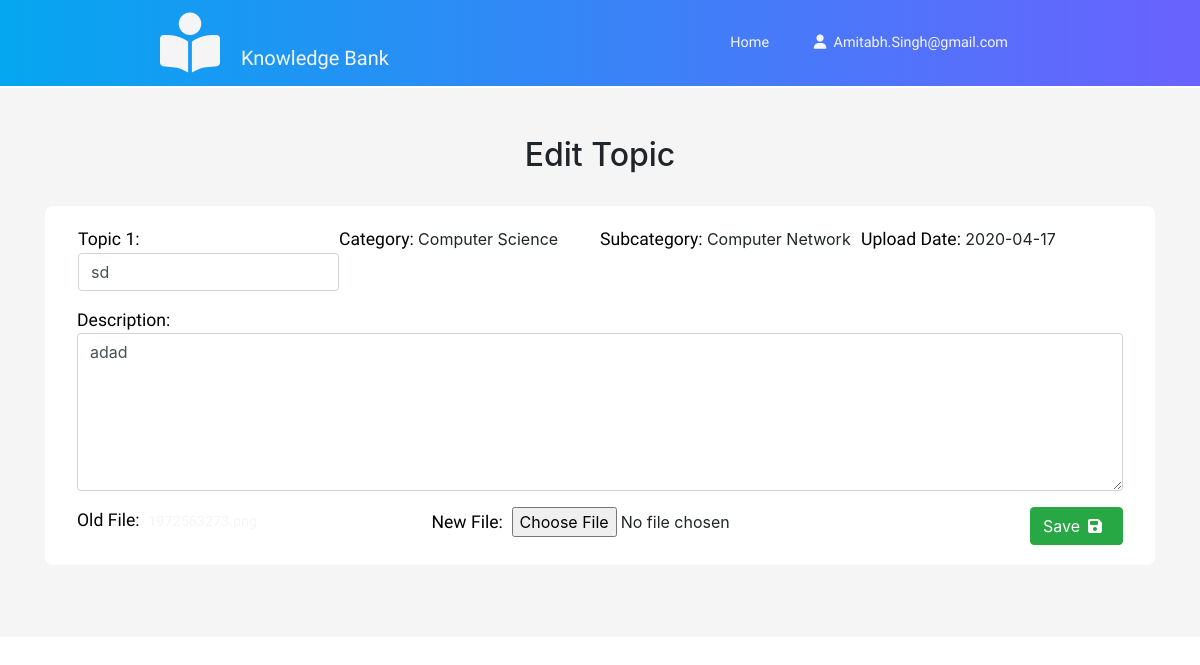
Screenshot of /f/editTopic.php?topic_id=11 (signed in) with the database file from the repository.
### tables this page shows
CREATE TABLE `tbl_topic` (
  `topic_id` int(11) NOT NULL,
  `topic_name` varchar(500) NOT NULL,
  `faculty_email` varchar(200) NOT NULL,
  `file_name` varchar(500) NOT NULL,
  `topic_upload_date` date NOT NULL,
  `topic_description` varchar(1000) NOT NULL,
  `topic_status` int(2) NOT NULL,
  `subcategory_id` int(11) NOT NULL
);

CREATE TABLE `tbl_category` (
  `category_id` int(11) NOT NULL,
  `category_name` varchar(200) NOT NULL
);

CREATE TABLE `tbl_subcategory` (
  `subcategory_id` int(11) NOT NULL,
  `subcategory_name` varchar(200) NOT NULL,
  `category_id` int(11) NOT NULL
);

### f/editTopic.php (the view, shortened to what this page needs)
<?php
$topic_id = $_REQUEST['topic_id'];
?>
<?php include './htmlmain.php'; ?>
<?php include("./dashboardNav.php"); ?>
<main>
	<section class="view-topic-area container my-5">
		<div class="main-title d-flex justify-content-center">
			<h2>Edit Topic</h2>
		</div>
		<?php
		$q = "select * from tbl_topic t,tbl_subcategory sub,tbl_category c where t.subcategory_id=sub.subcategory_id and sub.category_id=c.category_id and faculty_email='$femail' order by topic_upload_date desc,t.	subcategory_id	asc";
		$res = mysqli_query($con, $q);
		$count = 1;
		if ($row = mysqli_fetch_array($res, MYSQLI_BOTH)) {
		?>
			<form action="../dblogic.php?pageno=9" method="POST" enctype="multipart/form-data">
				<div class="topic-area my-4">
					<div class="topic-details my-1">
						<div class="topic-info ">
							<div class="row px-3">
								<div class="col-lg-3 col-md-4 col-sm-4">
									<div class="row">
										<p class="text-desc"><span class="head"> Topic <?php echo $count;
																						$count++; ?>: </span><input type="text" class="form-control" value="<?php echo $row['topic_name']; ?>" name="topic_name"></p>
									</div>
								</div>
								<div class="col-lg-3 col-md-4 col-sm-4">
									<div class="row">
										<p class="text-desc"><span class="head"> Category: </span><?php echo $row['category_name']; ?></p>
									</div>
								</div>
								<div class="col-lg-3 col-md-4 col-sm-4">
									<div class="row">
										<p class="text-desc"><span class="head"> Subcategory: </span> <?php echo $row['subcategory_name']; ?> </p>
									</div>
								</div>
								<div class="col-lg-3 col-md-4 col-sm-4">
									<div class="row">
										<p class="text-desc"><span class="head"> Upload Date: </span> <?php echo $row['topic_upload_date']; ?></p>
									</div>
								</div>
							</div>
							<div class="topic-desc">
								<span class="head">Description: </span>
								<textarea rows="6" name="topic_description" class="form-control mb-3"><?php echo $row['topic_description']; ?></textarea>
							</div>
							<div class="d-flex justify-content-between">
								<div><span class="head"> Old File:&nbsp;&nbsp;</span><a class="text-decoration-none" onclick="return confirm('Are you sure ,want to download file?')" class="text-decoration-none" href="../topic_files/download.php?file=<?php echo $row['file_name']; ?>"><?php echo $row['file_name']; ?></a></div>
								<div><span class="head"> New File:&nbsp;&nbsp;</span><input type="file" name="file"> <input type="hidden" name="topic_id" value="<?php echo $topic_id; ?>">
									<input type="hidden" name="file_name" value="<?php echo $row['file_name']; ?>"> </div>
								<div><button class="btn btn-success" type="submit"><span>Save<span><i class="fas fa-save mx-2"></i></button></div>
							</div>
						</div>
					</div>
				</div>
			</form>
		<?php
		}
		?>
	</section>
</main>
</body>
</html>

### f/style.css (style rules this page uses)
* { box-sizing: border-box; }
html, body { margin: 0%; box-sizing: border-box; width: 100%; height: 100vh; }
:root { --box-shadow: 0px 10px 30px rgba(57, 56, 61, 0.305); }
header, section { overflow-x: hidden; }
:root { --Snigle-font: "Sniglet", cursive; --Rubki: "Rubik", cursive; --Patua: "Patua One", cursive; --Lobster: "Lobster", cursive; --light-black: #333333; --bggradient: linear-gradient(90deg, #05A6F0 0%, #6a62fe 100%); --light-grey: rgba(255, 255, 255, 0.5); }
header a { font-family: var(--Snigle-font); font-size: 0.9em; color: whitesmoke; }
main { background: whitesmoke; height: 100%; border-top: 2px solid white; overflow-y: hidden; }
main .view-topic-area .topic-area { background: white; padding: 1rem 2rem; border-radius: .5rem; transition: box-shadow .4s ease; }
main .view-topic-area .topic-area .topic-details .head { font-family: Acme; font-size: 1.1rem; color: black; }

### rows the page displays
tbl_topic: topic_name "sd", tbl_category.category_name "Computer Science", subcategory.subcategory_name "Computer Network", topic_upload_date "2020-04-17", topic_description "adad"

### other values shown
$femail "Amitabh.Singh@gmail.com"
$count "1"
